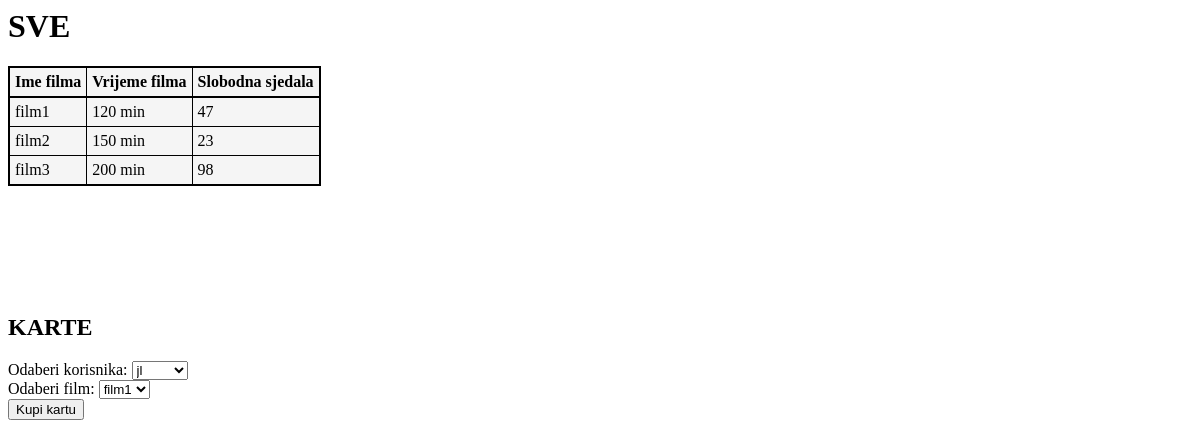
/projekcije/, run on the app's committed database.
### app1/models.py (models this page shows)
class Projekcija(models.Model):
    ime_filma=models.CharField(max_length=100)
    vrijeme_filma=models.IntegerField()
    kapacitet=models.IntegerField()
    def broj_slobodnih_mjesta(self):
        return self.kapacitet-self.karta_set.count() #foreign key

### app1/views.py (the view, shortened to what this page needs)
# urls.py: path('projekcije/', views.sve_projekcije, name='sve_projekcije'),
def sve_projekcije(request):
    user=User.objects.all() #svi useri
    projekcije=Projekcija.objects.all() #sve projekcije
    return render(request, 'sve_projekcije.html', {'projekcije': projekcije, 'user': user})

### app1/templates/sve_projekcije.html (shortened to what this page needs)
{%load static%}
<link rel="stylesheet" href="{%static "styles.css"%}">
<h1>SVE</h1>
<table>
  <thead>
    <tr>
      <th>Ime filma</th>
      <th>Vrijeme filma</th>
      <th>Slobodna sjedala</th>
    </tr>
  </thead>
  <tbody>
    {%for projekcija in projekcije %}
      <tr>
        <td>{{projekcija.ime_filma}}</td>
        <td>{{projekcija.vrijeme_filma}} min</td>
        <td>{{projekcija.broj_slobodnih_mjesta}}</td>
      </tr>
    {%endfor%}
  </tbody>
</table>
<h2>KARTE</h2>
<form method="POST">
  <label for="user">Odaberi korisnika:</label>
  <select name="user">
    {%for user in user%}
      <option value="{{user.id}}">{{user.username}}</option>
    {%endfor%}
  </select>
  <br>
  <label for="projekcija">Odaberi film:</label>
  <select name="projekcija">
    {%for projekcija in projekcije%}
      <option value="{{projekcija.id}}">{{projekcija.ime_filma}}</option>
    {%endfor%}
  </select>
  <br>
  <button type="submit">Kupi kartu</button>
</form>

### app1/static/styles.css (style rules this page uses)
table, thead, tbody { border: 2px solid black; border-collapse:collapse; background-color:whitesmoke; }
th, td, tr { border: 1px solid black; padding: 5px; text-align: left; }

### data on the page
Projekcija: ime_filma "film1", vrijeme_filma "120", broj_slobodnih_mjesta "47"
Projekcija: ime_filma "film2", vrijeme_filma "150", broj_slobodnih_mjesta "23"
Projekcija: ime_filma "film3", vrijeme_filma "200", broj_slobodnih_mjesta "98"

### other printed values
form field user "jl"
form field projekcija "film1"
